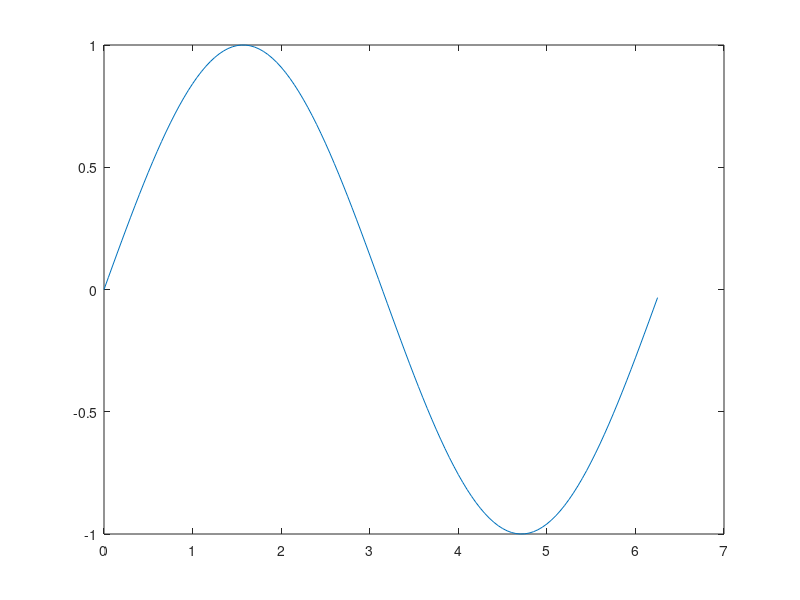

MATLAB code for this plot: (Note: this script raises an error after producing the figure.)
rng('default')
input =0:0.05:2*pi;
sineWave=sin(input);%[input(1:100),100*input(101:end)-495];
plot(input,sineWave)

fis=createGauusianFIS([0;2*pi],6,[-1,1]);
writeFIS(fis,'example')
out= evalfis(fis,input);
[fis,errors]=trainGaussFIS(fis,input',sineWave,0.01,30,10);
out2=evalfis(fis,input);
hold on
plot(input,out)
plot(input,out2)
legend('original signal','starting approximation','approximation after learning')
figure
plot(errors)
legend('error given epoch')
